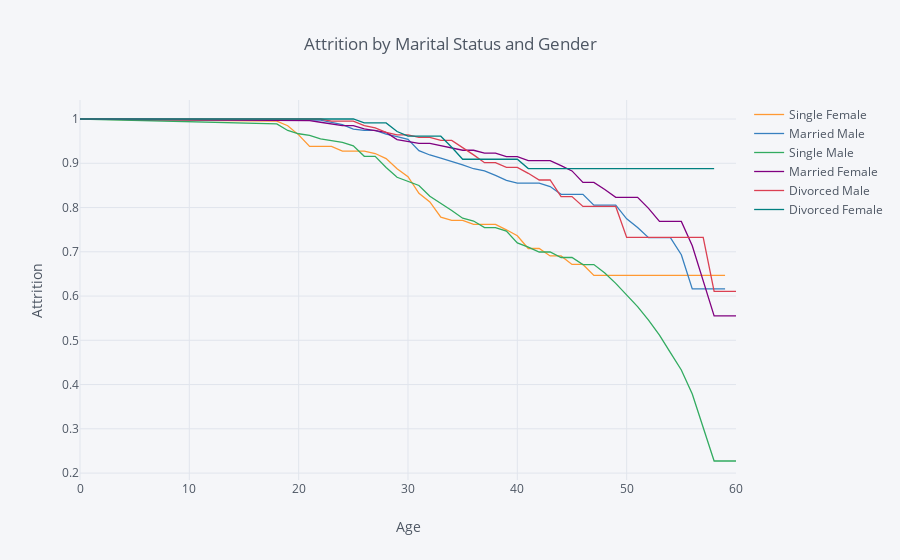

Notebook source saved alongside this figure:
### Code cell
rates = survival(data, 'MaritalStatusAndGender', 'Age', 'Attrition' )

rates.iplot(kind='line', xTitle='Age', yTitle='Attrition', title='Attrition by Marital Status and Gender')
